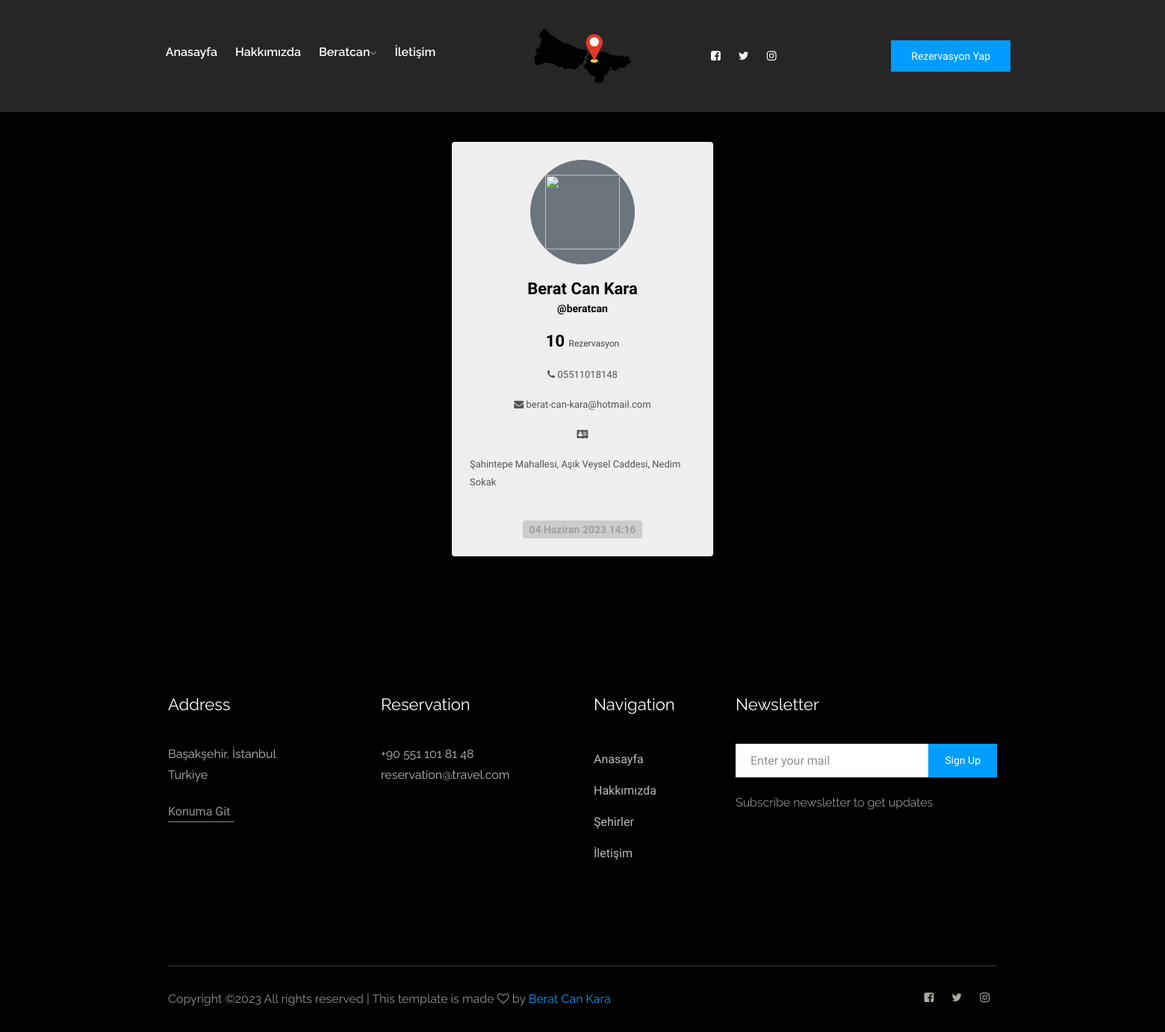
The app's page /userProfile/beratcan with its own data.
### nUser/models.py (models this page shows, shortened)
class nUser(AbstractUser):
    tc_kimlik = models.CharField(max_length=11)
    adres = models.TextField()
    telefon = models.CharField(max_length=20, default="0")
    email = models.EmailField()
    first_name = models.CharField(max_length=30)
    last_name = models.CharField(max_length=30)
    reservation = models.OneToOneField(Reservation, null=True, blank=True, on_delete=models.SET_NULL)
    isDriver = models.BooleanField(default=False)

### travel/views.py (the view)
# urls.py: path('userProfile/<str:username>',views.userProfile,name='userProfile'),
def userProfile(request,username):
    user = nUser.objects.filter(username = username).first()
    userRezCount = Reservation.objects.filter(kullanici = user).count()
    return render(request,"user/userProfile.html",{"user":user,"count":userRezCount})

### templates/user/userProfile.html
{% extends 'base/base.html' %}
{% load static %}
{% block content %}
<link rel="stylesheet" href="{% static 'css/userInfoCard.css' %}">
<div class="container mt-4 mb-4 p-3 d-flex justify-content-center">
  <div class="card p-4">
    <div class="image d-flex flex-column justify-content-center align-items-center">
      <button class="btn btn-secondary"><img src="https://i.imgur.com/wvxPV9S.png" height="100" width="100" /></button> <span class="name mt-3">{{ user.first_name }} {{ user.last_name }}</span> <span class="idd">@{{ user.username }}</span> <div class="d-flex flex-row justify-content-center align-items-center gap-2"></div> <div class="d-flex flex-row justify-content-center align-items-center mt-3">
        <span class="number">{{count}} <span class="follow">Rezervasyon</span></span>
      </div>
      <div class="text mt-3">
        <span><i class="fa fa-phone"></i> {{ user.telefon }}</span>
      </div>
      <div class="text mt-3">
        <span><i class="fa fa-envelope"></i> {{ user.email }}</span>
      </div>
      <div class="text mt-3">
        <span><i class="fa fa-address-card "></i></span>
      </div>
      <div class="text mt-3">
        <span>{{ user.adres }}</span>
      </div>
      <div class="gap-3 mt-3 icons d-flex flex-row justify-content-center align-items-center"></div> <div class="px-2 rounded mt-4 date">
        <span class="join">{{ user.date_joined }}</span>
      </div>
    </div>
  </div>
</div>
{% endblock %}

### templates/base/base.html (shortened to what this page needs)
<!DOCTYPE html>
{% load static %}
<html>
<head>
    <link href="{% static 'css/main.css' %}" rel="stylesheet" media="all">
    <link rel="stylesheet" href="{% static 'css/bootstrap.min.css' %}">
    <link rel="stylesheet" href="{% static 'css/owl.carousel.min.css' %}">
    <link rel="stylesheet" href="{% static 'css/magnific-popup.css' %}">
    <link rel="stylesheet" href="{% static 'css/font-awesome.min.css' %}">
    <link rel="stylesheet" href="{% static 'css/themify-icons.css' %}">
    <link rel="stylesheet" href="{% static 'css/nice-select.css' %}">
    <link rel="stylesheet" href="{% static 'css/flaticon.css' %}">
    <link rel="stylesheet" href="{% static 'css/gijgo.css' %} ">
    <link rel="stylesheet" href="{% static 'css/animate.css' %}">
    <link rel="stylesheet" href="{% static 'css/slicknav.css' %}">
    <link rel="stylesheet" href="{% static 'css/style.css' %}">
    <link rel="stylesheet" href="{% static 'css/createRez.css' %}">
    <link rel="stylesheet" href="{% static 'css/card.css' %}">
</head>
<body>
    <header>
        <div class="header-area " style="background-color: #262626;">
            <div id="sticky-header" class="main-header-area">
                <div class="container-fluid p-0">
                    <div class="row align-items-center no-gutters">
                        <div class="col-lg-5">
                            <div class="main-menu  d-none d-md-block">
                                <nav>
                                    <ul id="navigation">
                                        <li><a href="/">Anasayfa</a></li>
                                        <li><a href="/about">Hakkımızda</a></li>
                                        {% if not user.is_authenticated %}
                                        <li><a href="/login">Giriş Yap</a>
                                        </li>
                                        {% else %}
                                        <li><a href="/login/userLogin">{{user.username}}<i class="ti-angle-down"></i></a>
                                        </li>
                                        {% endif %}
                                        <li><a href="contact.html">İletişim</a></li>
                                    </ul>
                                </nav>
                            </div>
                        </div>
                        <div class="col-xl-2 col-lg-2">
                            <div class="logo-img">
                                <a href="/">
                                    <img src="{% static 'img/logo.png' %}" style="width: 150px;" alt="">
                                </a>
                            </div>
                        </div>
                        <div class="col-xl-5 col-lg-4 d-none d-lg-block">
                            <div class="book_room">
                                <div class="socail_links">
                                    <ul>
                                        <li>
                                            <a href="#">
                                                <i class="fa fa-facebook-square"></i>
                                            </a>
                                        </li>
                                        <li>
                                            <a href="#">
                                                <i class="fa fa-twitter"></i>
                                            </a>
                                        </li>
                                        <li>
                                            <a href="#">
                                                <i class="fa fa-instagram"></i>
                                            </a>
                                        </li>
                                    </ul>
                                </div>
                                {% if user.is_authenticated and not user.isDriver %}
                                <div class="book_btn d-none d-lg-block">
                                    <a href="/reservations/createRez">Rezervasyon Yap </a>
                                </div>
                                {% elif user.isDriver %}
                                {% else %}
                                <div class="book_btn d-none d-lg-block">
                                    <a href="/login/">Rezervasyon için giriş yap !</a>
                                </div>
                                {% endif %}
                            </div>
                        </div>
                        <div class="col-12">
                        </div>
                    </div>
                </div>
            </div>
        </div>
    </header>
    {% block content %}{% endblock %}
        <footer class="footer">
            <div class="footer_top">
                <div class="container">
                    <div class="row">
                        <div class="col-xl-3 col-md-6 col-lg-3">
                            <div class="footer_widget">
                                <h3 class="footer_title">
                                    address
                                </h3>
                                <p class="footer_text"> Başakşehir, İstanbul <br>
                                    Turkiye</p>
                                <a href="#" class="line-button">Konuma Git</a>
                            </div>
                        </div>
                        <div class="col-xl-3 col-md-6 col-lg-3">
                            <div class="footer_widget">
                                <h3 class="footer_title">
                                    Reservation
                                </h3>
                                <p class="footer_text">+90 551 101 81 48 <br>
                                    reservation@travel.com</p>
                            </div>
                        </div>
                        <div class="col-xl-2 col-md-6 col-lg-2">
                            <div class="footer_widget">
                                <h3 class="footer_title">
                                    Navigation
                                </h3>
                                <ul>
                                    <li><a href="#">Anasayfa</a></li>
                                    <li><a href="#">Hakkımızda</a></li>
                                    <li><a href="#">Şehirler</a></li>
                                    <li><a href="#">İletişim</a></li>
                                </ul>
                            </div>
                        </div>
                        <div class="col-xl-4 col-md-6 col-lg-4">
                            <div class="footer_widget">
                                <h3 class="footer_title">
                                    Newsletter
                                </h3>
                                <form action="#" class="newsletter_form">
                                    <input type="text" placeholder="Enter your mail">
                                    <button type="submit">Sign Up</button>
                                </form>
                                <p class="newsletter_text">Subscribe newsletter to get updates</p>
                            </div>
                        </div>
                    </div>
                </div>
            </div>
            <div class="copy-right_text">
                <div class="container">
                    <div class="footer_border"></div>
                    <div class="row">
                        <div class="col-xl-8 col-md-7 col-lg-9">
                            <p class="copy_right">
    Copyright &copy;<script>document.write(new Date().getFullYear());</script> All rights reserved | This template is made <i class="fa fa-heart-o" aria-hidden="true"></i> by <a href="https://www.linkedin.com/in/berat-can-kara/" target="_blank">Berat Can Kara</a>
                        </div>
                        <div class="col-xl-4 col-md-5 col-lg-3">
                            <div class="socail_links">
                                <ul>
                                    <li>
                                        <a href="#">
                                            <i class="fa fa-facebook-square"></i>
                                        </a>
                                    </li>
                                    <li>
                                        <a href="#">
                                            <i class="fa fa-twitter"></i>
                                        </a>
                                    </li>
                                    <li>
                                        <a href="#">
                                            <i class="fa fa-instagram"></i>
                                        </a>
                                    </li>
                                </ul>
                            </div>
                        </div>
                    </div>
                </div>
            </div>
        </footer>
</body>
</html>

### static/css/main.css (style rules this page uses)
.row { display: -webkit-box; display: -webkit-flex; display: -moz-box; display: -ms-flexbox; display: flex; -webkit-flex-wrap: wrap; -ms-flex-wrap: wrap; flex-wrap: wrap; }
html { -webkit-box-sizing: border-box; -moz-box-sizing: border-box; box-sizing: border-box; }
* { padding: 0; margin: 0; }
*, *:before, *:after { -webkit-box-sizing: inherit; -moz-box-sizing: inherit; box-sizing: inherit; }
body, h1, h2, h3, h4, h5, h6, blockquote, p, pre, dl, dd, ol, ul, figure, hr, fieldset, legend { margin: 0; padding: 0; }
button { outline: none; background: none; border: none; }
body { font-family: "Open Sans", "Arial", "Helvetica Neue", sans-serif; font-weight: 400; font-size: 14px; }
h1, h2, h3, h4, h5, h6 { font-weight: 400; }
h3 { font-size: 24px; }
.btn { display: inline-block; line-height: 50px; padding: 0 50px; -webkit-transition: all 0.4s ease; -o-transition: all 0.4s ease; -moz-transition: all 0.4s ease; transition: all 0.4s ease; cursor: pointer; font-size: 15px; text-transform: uppercase; font-weight: 700; color: #fff; font-family: inherit; }
input { outline: none; margin: 0; border: none; -webkit-box-shadow: none; -moz-box-shadow: none; box-shadow: none; width: 100%; font-size: 14px; font-family: inherit; }
.card { -webkit-border-radius: 3px; -moz-border-radius: 3px; border-radius: 3px; background: #fff; }

### static/css/card.css (style rules this page uses)
body { font-family: "Baloo 2", cursive; font-size: 16px; color: #000000; text-rendering: optimizeLegibility; font-weight: initial; }
a, a:hover { text-decoration: none; transition: color 0.3s ease-in-out; }

### static/css/userInfoCard.css (style rules this page uses)
* { margin: 0; padding: 0 }
body { background-color: #000 }
.card { width: 350px; background-color: #efefef; border: none; cursor: pointer; transition: all 0.5s; }
.image img { transition: all 0.5s }
.btn { height: 140px; width: 140px; border-radius: 50% }
.name { font-size: 22px; font-weight: bold }
.idd { font-size: 14px; font-weight: 600 }
.number { font-size: 22px; font-weight: bold }
.follow { font-size: 12px; font-weight: 500; color: #444444 }
.text span { font-size: 13px; color: #545454; font-weight: 500 }
.join { font-size: 14px; color: #a0a0a0; font-weight: bold }
.date { background-color: #ccc }

### records on screen
nUser: username "Beratcan", first_name "Berat Can", last_name "Kara", username "beratcan", telefon "05511018148", email "berat-can-kara@hotmail.com", adres "Şahintepe Mahallesi, Aşık Veysel Caddesi, Nedim Sokak", date_joined "04 Haziran 2023 14:16"

### other values on screen
{{ count }} "10"
